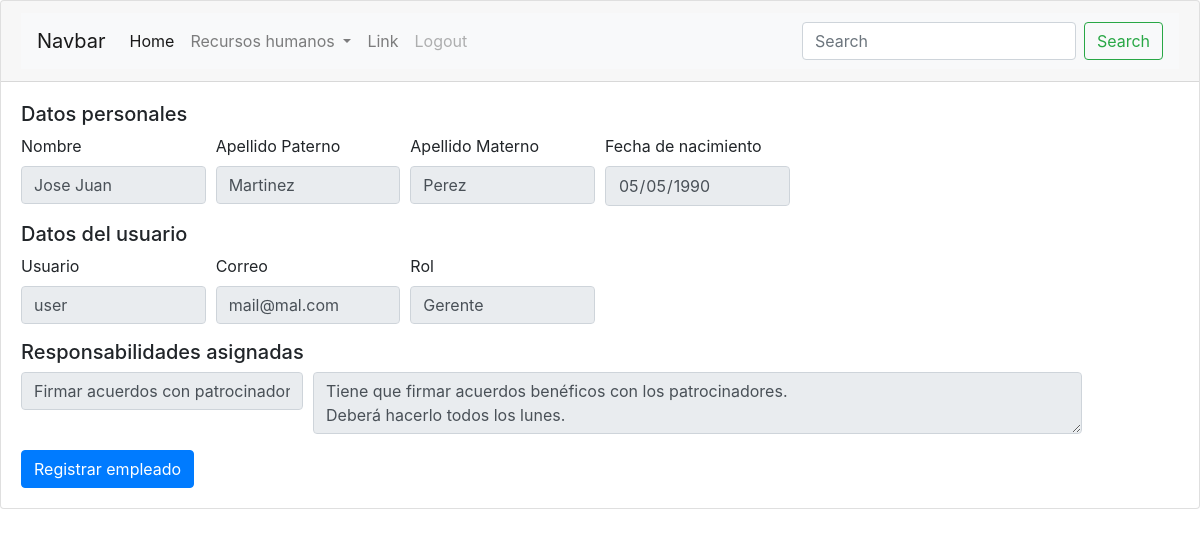
The app's page /RH/21/ (signed in), older data.
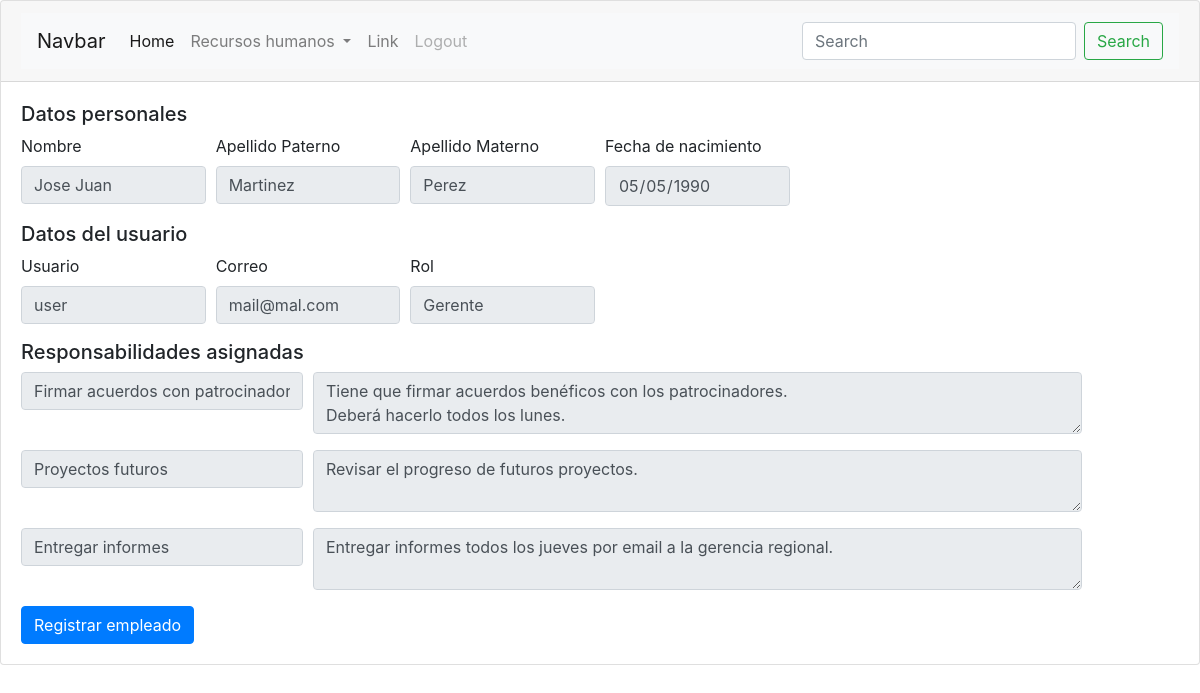
The same page, newer data.
### RH/models.py (models this page shows)
class Responsabilidad(models.Model):
	nombre=models.CharField(max_length=120)
	descripcion=models.TextField()
	empleados=models.ManyToManyField(Empleado,blank=True)
	roles=models.ManyToManyField(Rol,blank=True)

### RH/views.py (the view)
# urls.py: path('<int:pk>/',views.empleados_show,name='empleados_show'),
@login_required
def empleados_show(request,pk):
	empleado=Empleado.objects.get(pk=pk)
	return render(request,'RH/empleados_create.html',{'empleado':empleado,'show':True})

### RH/templates/RH/empleados_create.html (shortened to what this page needs)
{% extends "base.html" %}
{% block content %}
	<form method="POST" onsubmit="return validatePass()">
		<h5>Datos personales</h5>
		<div class="form-row">
			<div class="form-group col-md-2">
			    <label for="inputNombre">Nombre</label>
			    <input type="text" class="form-control" id="inputNombre" name="nombre" required="" value="{%firstof empleado.nombre%}" {%if show%} readonly="" {%endif%}>
			</div>
			<div class="form-group col-md-2">
			    <label for="inputApellidoP">Apellido Paterno</label>
			    <input type="text" class="form-control" id="inputApellidoP" name="apellido_paterno" required="" value="{%firstof empleado.apellido_paterno%}" {%if show%} readonly="" {%endif%}>
			</div>
			<div class="form-group col-md-2">
			    <label for="inputApellidoM">Apellido Materno</label>
			    <input type="text" class="form-control" id="inputApellidoM" name="apellido_materno" value="{%firstof empleado.apellido_materno%}" {%if show%} readonly="" {%endif%}>
			</div>
			<div class="form-group col-md-2">
			    <label for="inputNacimiento">Fecha de nacimiento</label>
			    <input type="date" class="form-control" id="inputNacimiento" name="fecha_de_nacimiento" required="" value="{%firstof empleado.fecha_de_nacimiento|date:'Y-m-d'%}" {%if show%} readonly="" {%endif%}>
			</div>
		</div>
		<h5>Datos del usuario</h5>
	  <div class="form-row">
	  	<div class="form-group col-md-2">
	      <label for="inputUsuario">Usuario</label>
	      <input type="text" class="form-control" id="inputUsuario" name="username" value="{%firstof empleado.usuario.username%}" {%if show%} readonly="" {%endif%}>
	    </div>
	    <div class="form-group col-md-2">
	      <label for="inputCorreo">Correo</label>
	      <input type="email" class="form-control" id="inputCorreo" placeholder="Email" name="email" value="{%firstof empleado.usuario.email%}" {%if show%} readonly="" {%endif%}>
	    </div>
	    {%if show%}
	    	<div class="form-group col-md-2">
		      <label for="inputRol">Rol</label>
		      <input type="text" class="form-control" id="inputRol" name="" value="{{empleado.rol.nombre}}" readonly="">
		    </div>
	    {%endif%}
	  </div>
	  {%if show%}
	  	<h5>Responsabilidades asignadas</h5>
	  	<div class="form-row">
	  		{%for rg in empleado.rol.responsabilidad_set.all%}
		  		<div class="form-group col-md-3">
			      <input type="text" class="form-control" id="inputResponsabilidades" name="" value="{{rg.nombre}}" readonly="">
			    </div>
			    <div class="form-group col-md-8">
					<textarea class="form-control" id="exampleFormControlTextarea1" readonly="">{{rg.descripcion}}</textarea>
			    </div>
		    {%endfor%}
		    {%for re in empleado.responsabilidad_set.all%}
		  		<div class="form-group col-md-3">
			      <input type="text" class="form-control" id="inputResponsabilidades" name="" value="{{re.nombre}}" readonly="">
			    </div>
			    <div class="form-group col-md-8">
					<textarea class="form-control" id="exampleFormControlTextarea1" readonly="">{{re.descripcion}}</textarea>
			    </div>
		    {%endfor%}
	  	</div>
	  {%endif%}
	  <button type="submit" class="btn btn-primary">Registrar empleado</button>
	</form>
{% endblock content %}

Row changes from the older to the newer data that the page shows:
added Responsabilidad: nombre "Proyectos futuros", descripcion "Revisar el progreso de futuros proyectos.", shown under "Responsabilidades asignadas"
added Responsabilidad: nombre "Entregar informes", descripcion "Entregar informes todos los jueves por email a la gerencia regional."
